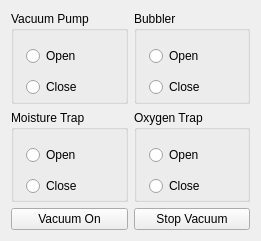
   <widget class="QWidget" name="gridLayoutWidget_10">
    <property name="geometry">
     <rect>
      <x>300</x>
      <y>950</y>
      <width>261</width>
      <height>241</height>
     </rect>
    </property>
    <layout class="QGridLayout" name="gridLayout_10">
     <item row="2" column="0">
      <widget class="QPushButton" name="pushButton_vacuum_on">
       <property name="text">
        <string>Vacuum On</string>
       </property>
      </widget>
     </item>
     <item row="1" column="1">
      <widget class="QGroupBox" name="groupBox_13">
       <property name="title">
        <string>Oxygen Trap</string>
       </property>
       <widget class="QWidget" name="gridLayoutWidget_18">
        <property name="geometry">
         <rect>
          <x>10</x>
          <y>30</y>
          <width>111</width>
          <height>61</height>
         </rect>
        </property>
        <layout class="QGridLayout" name="gridLayout_18">
         <item row="1" column="0">
          <widget class="QRadioButton" name="radioButton_valve3_close">
           <property name="text">
            <string>Close</string>
           </property>
          </widget>
         </item>
         <item row="0" column="1">
          <widget class="QLabel" name="label_valve3_open">
           <property name="maximumSize">
            <size>
             <width>20</width>
             <height>20</height>
            </size>
           </property>
           <property name="text">
            <string/>
           </property>
          </widget>
         </item>
         <item row="1" column="1">
          <widget class="QLabel" name="label_valve3_close">
           <property name="maximumSize">
            <size>
             <width>20</width>
             <height>20</height>
            </size>
           </property>
           <property name="text">
            <string/>
           </property>
          </widget>
         </item>
         <item row="0" column="0">
          <widget class="QRadioButton" name="radioButton_valve3_open">
           <property name="maximumSize">
            <size>
             <width>70</width>
             <height>16777215</height>
            </size>
           </property>
           <property name="text">
            <string>Open</string>
           </property>
          </widget>
         </item>
        </layout>
       </widget>
      </widget>
     </item>
     <item row="0" column="1">
      <widget class="QGroupBox" name="groupBox_11">
       <property name="title">
        <string>Bubbler</string>
       </property>
       <widget class="QWidget" name="gridLayoutWidget_16">
        <property name="geometry">
         <rect>
          <x>10</x>
          <y>30</y>
          <width>111</width>
          <height>61</height>
         </rect>
        </property>
        <layout class="QGridLayout" name="gridLayout_16">
         <item row="0" column="0">
          <widget class="QRadioButton" name="radioButton_valve4_open">
           <property name="maximumSize">
            <size>
             <width>70</width>
             <height>16777215</height>
            </size>
           </property>
           <property name="text">
            <string>Open</string>
           </property>
          </widget>
         </item>
         <item row="1" column="0">
          <widget class="QRadioButton" name="radioButton_valve4_close">
           <property name="text">
            <string>Close</string>
           </property>
          </widget>
         </item>
         <item row="1" column="1">
          <widget class="QLabel" name="label_valve4_close">
           <property name="maximumSize">
            <size>
             <width>20</width>
             <height>20</height>
            </size>
           </property>
           <property name="text">
            <string/>
           </property>
          </widget>
         </item>
         <item row="0" column="1">
          <widget class="QLabel" name="label_valve4_open">
           <property name="maximumSize">
            <size>
             <width>20</width>
             <height>20</height>
            </size>
           </property>
           <property name="text">
            <string/>
           </property>
          </widget>
         </item>
        </layout>
       </widget>
      </widget>
     </item>
     <item row="1" column="0">
      <widget class="QGroupBox" name="groupBox_12">
       <property name="title">
        <string>Moisture Trap</string>
       </property>
       <widget class="QWidget" name="gridLayoutWidget_17">
        <property name="geometry">
         <rect>
          <x>10</x>
          <y>30</y>
          <width>111</width>
          <height>61</height>
         </rect>
        </property>
        <layout class="QGridLayout" name="gridLayout_17">
         <item row="0" column="1">
          <widget class="QLabel" name="label_valve2_open">
           <property name="maximumSize">
            <size>
             <width>20</width>
             <height>20</height>
            </size>
           </property>
           <property name="text">
            <string/>
           </property>
          </widget>
         </item>
         <item row="1" column="1">
          <widget class="QLabel" name="label_valve2_close">
           <property name="maximumSize">
            <size>
             <width>20</width>
             <height>20</height>
            </size>
           </property>
           <property name="text">
            <string/>
           </property>
          </widget>
         </item>
         <item row="1" column="0">
          <widget class="QRadioButton" name="radioButton_valve2_close">
           <property name="text">
            <string>Close</string>
           </property>
          </widget>
         </item>
         <item row="0" column="0">
          <widget class="QRadioButton" name="radioButton_valve2_open">
           <property name="maximumSize">
            <size>
             <width>70</width>
             <height>16777215</height>
            </size>
           </property>
           <property name="text">
            <string>Open</string>
           </property>
          </widget>
         </item>
        </layout>
       </widget>
      </widget>
     </item>
     <item row="2" column="1">
      <widget class="QPushButton" name="pushButton_vacuum_off">
       <property name="text">
        <string>Stop Vacuum</string>
       </property>
      </widget>
     </item>
     <item row="0" column="0">
      <widget class="QGroupBox" name="groupBox_10">
       <property name="title">
        <string>Vacuum Pump</string>
       </property>
       <widget class="QWidget" name="gridLayoutWidget_9">
        <property name="geometry">
         <rect>
          <x>10</x>
          <y>30</y>
          <width>111</width>
          <height>61</height>
         </rect>
        </property>
        <layout class="QGridLayout" name="gridLayout_7">
         <item row="0" column="0">
          <widget class="QRadioButton" name="radioButton_valve1_open">
           <property name="maximumSize">
            <size>
             <width>70</width>
             <height>16777215</height>
            </size>
           </property>
           <property name="text">
            <string>Open</string>
           </property>
          </widget>
         </item>
         <item row="0" column="1">
          <widget class="QLabel" name="label_valve1_open">
           <property name="maximumSize">
            <size>
             <width>20</width>
             <height>20</height>
            </size>
           </property>
           <property name="text">
            <string/>
           </property>
          </widget>
         </item>
         <item row="1" column="0">
          <widget class="QRadioButton" name="radioButton_valve1_close">
           <property name="text">
            <string>Close</string>
           </property>
          </widget>
         </item>
         <item row="1" column="1">
          <widget class="QLabel" name="label_valve1_close">
           <property name="maximumSize">
            <size>
             <width>20</width>
             <height>20</height>
            </size>
           </property>
           <property name="text">
            <string/>
           </property>
          </widget>
         </item>
        </layout>
       </widget>
      </widget>
     </item>
    </layout>
   </widget>
